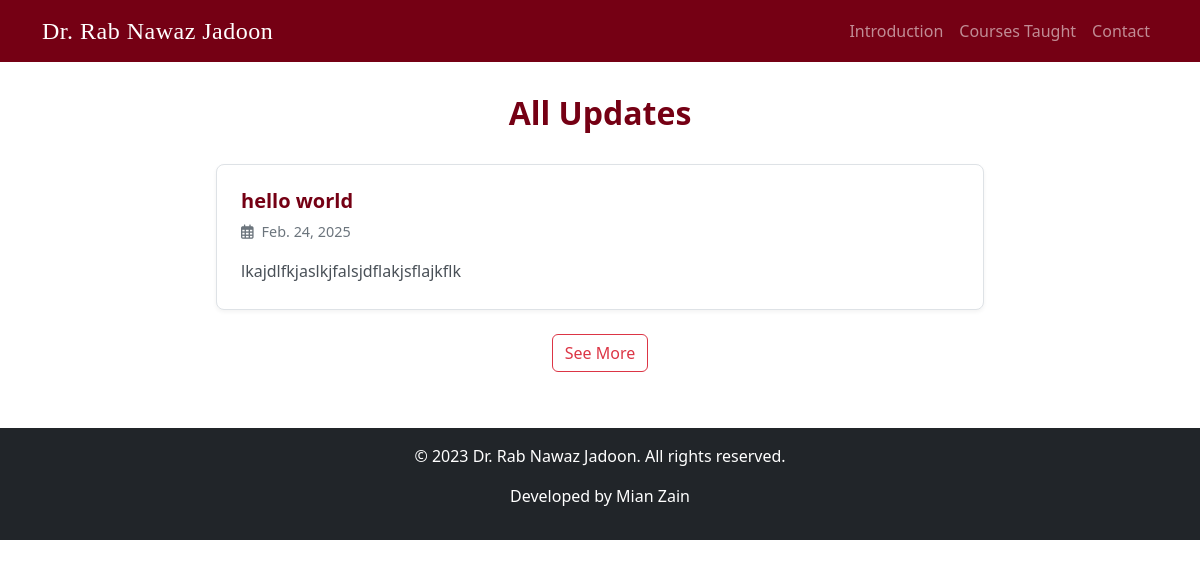
Page /updates/ on the committed database.
### core/models.py (models this page shows, shortened)
class Update(models.Model):
    title = models.CharField(max_length=200)
    content = models.TextField()
    date = models.DateField(auto_now_add=True)
    class Meta:
        ordering = ['-date']

### core/views.py (the view)
# urls.py: path('updates/', views.updates_view, name='updates'),
def updates_view(request):
    updates = Update.objects.all()
    return render(request, 'updates.html', {
        'updates': updates
    })

### core/templates/updates.html (shortened to what this page needs)
{% extends "base.html" %}
{% load static %}
{% block head %}
    <link rel="stylesheet" href="{% static "css/updates.css" %}">
{% endblock head %}
{% block content %}
    <div class="updates-container">
        <h1 class="section-header">All Updates</h1>
        <div id="allUpdatesFeed">
            {% if updates %}
                {% for update in updates %}
                    <div class="update-item">
                        <h3 class="update-title">{{update.title}}</h3>
                        <div class="update-date">
                            <i class="far fa-calendar-alt me-2"></i>{{update.date}}
                        </div>
                        <div class="update-content">
                            {{update.content}}
                        </div>
                    </div>
                {% endfor %}
            {% else %}
                <div class="alert alert-info" role="alert">
                    No updates available.
                </div>
            {% endif %}
        </div>
        {% if updates %}
            <div class="text-center mt-4 mb-4">
                <button id="seeMoreBtn" class="btn btn-outline-danger">See More</button>
            </div>
        {% endif %}
    </div>
{% endblock content %}

### core/static/css/updates.css (style rules this page uses)
.section-header { font-size: 2rem; font-weight: bold; color: #750014; text-align: center; margin-bottom: 2rem; }
.update-item { border: 1px solid #dee2e6; border-radius: 8px; padding: 1.5rem; margin-bottom: 1.5rem; background-color: #fff; box-shadow: 0 2px 4px rgba(0,0,0,0.05); }
.update-title { font-size: 1.25rem; font-weight: 600; color: #750014; margin-bottom: 0.5rem; }
.update-date { font-size: 0.9rem; color: #6c757d; margin-bottom: 1rem; }
.update-content { color: #495057; line-height: 1.6; }
.updates-container { max-width: 800px; margin: 0 auto; padding: 2rem 1rem; }

### rows in the picture
Update: title "hello world", date "Feb. 24, 2025", content "lkajdlfkjaslkjfalsjdflakjsflajkflk"
